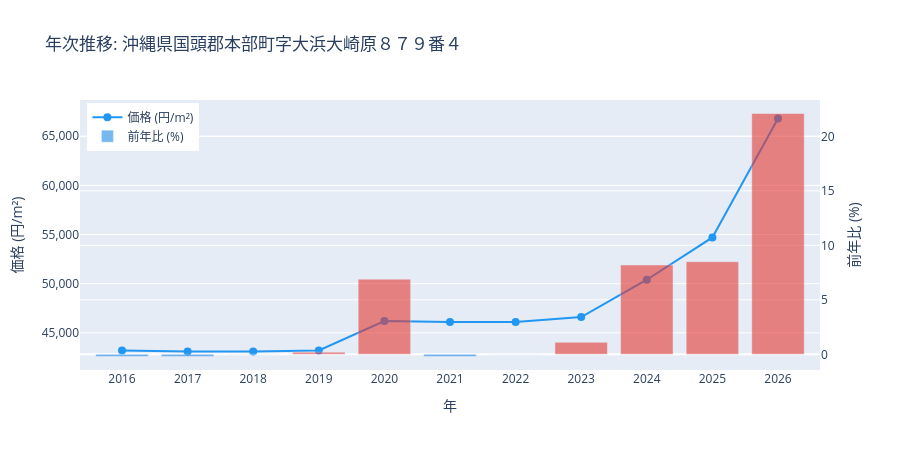

The notebook cell this image was saved under:
### Code cell
# ---- グラフ表示 ----
if "df_history" in dir() and not df_history.empty:
    fig = go.Figure()

    fig.add_trace(go.Scatter(
        x=df_history["year"],
        y=df_history["price_yen_per_sqm"],
        mode="lines+markers",
        name="価格 (円/m²)",
        line=dict(width=2, color="#2196F3"),
        marker=dict(size=8),
    ))

    yoy = df_history["yoy_change_pct"].fillna(0)
    fig.add_trace(go.Bar(
        x=df_history["year"],
        y=yoy,
        name="前年比 (%)",
        yaxis="y2",
        marker_color=["#e53935" if v > 0 else "#1e88e5" for v in yoy],
        opacity=0.6,
    ))

    fig.update_layout(
        title=f"年次推移: {location_label}",
        xaxis=dict(title="年", dtick=1),
        yaxis=dict(title="価格 (円/m²)", tickformat=",.0f"),
        yaxis2=dict(title="前年比 (%)", overlaying="y", side="right"),
        legend=dict(x=0.01, y=0.99),
        height=450,
    )
    fig.show()

### Figure 1 — Plotly figure (JSON) as saved in the notebook; plotly's stock layout.template omitted (floating-point values rounded to 4 significant figures)
{"data": [{"line": {"color": "#2196F3", "width": 2}, "marker": {"size": 8}, "mode": "lines+markers", "name": "価格 (円/m²)", "type": "scatter", "x": [2016, 2017, 2018, 2019, 2020, 2021, 2022, 2023, 2024, 2025, 2026], "y": [43200.0, 43100.0, 43100.0, 43200.0, 46200.0, 46100.0, 46100.0, 46600.0, 50400.0, 54700.0, 66800.0]}, {"marker": {"color": ["#1e88e5", "#1e88e5", "#1e88e5", "#e53935", "#e53935", "#1e88e5", "#1e88e5", "#e53935", "#e53935", "#e53935", "#e53935"]}, "name": "前年比 (%)", "opacity": 0.6, "type": "bar", "x": [2016, 2017, 2018, 2019, 2020, 2021, 2022, 2023, 2024, 2025, 2026], "y": [-0.2, -0.2, 0.0, 0.2, 6.9, -0.2, 0.0, 1.1, 8.2, 8.5, 22.1], "yaxis": "y2"}], "layout": {"height": 450, "legend": {"x": 0.01, "y": 0.99}, "title": {"text": "年次推移: 沖縄県国頭郡本部町字大浜大崎原８７９番４"}, "xaxis": {"dtick": 1, "title": {"text": "年"}}, "yaxis": {"tickformat": ",.0f", "title": {"text": "価格 (円/m²)"}}, "yaxis2": {"overlaying": "y", "side": "right", "title": {"text": "前年比 (%)"}}}}
